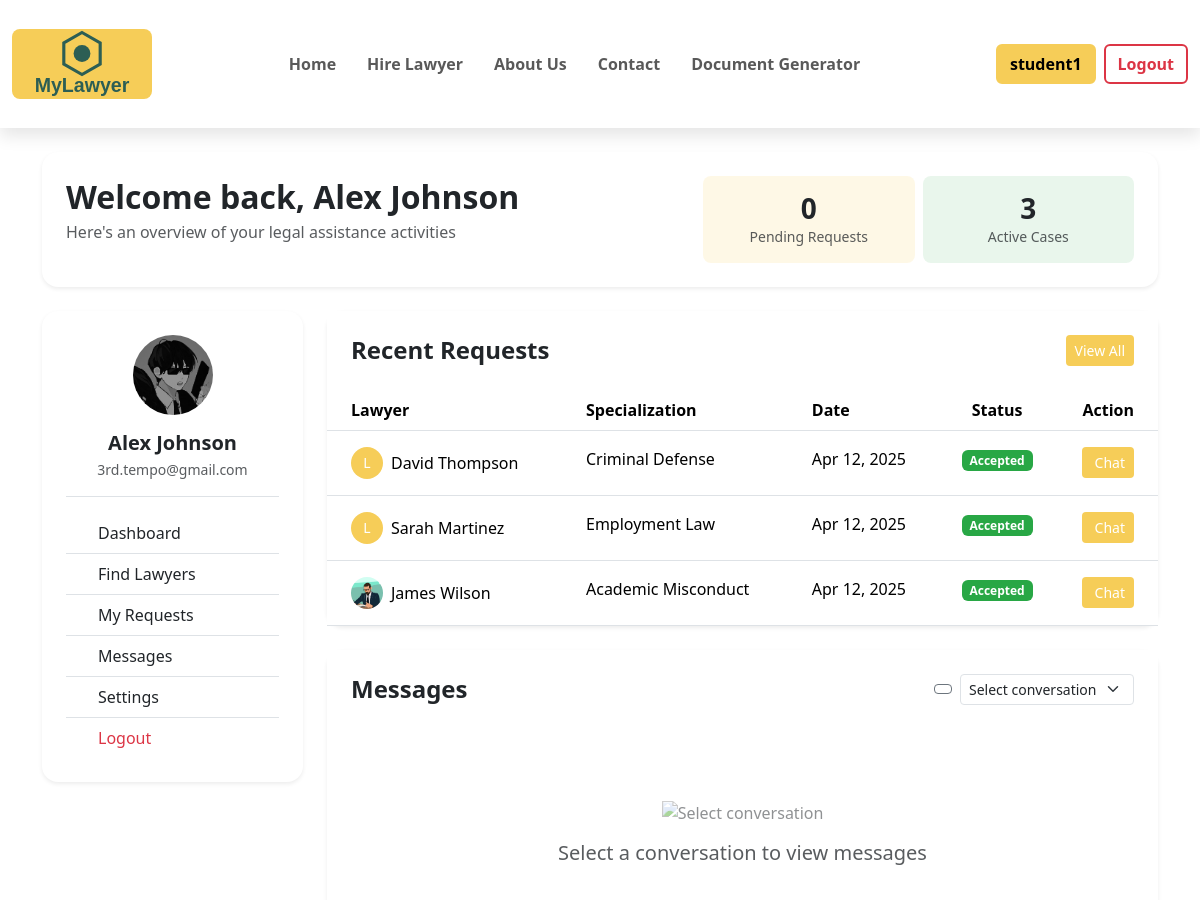
/dashboard/ (signed in, upper part), run on an earlier commit of the app's database.
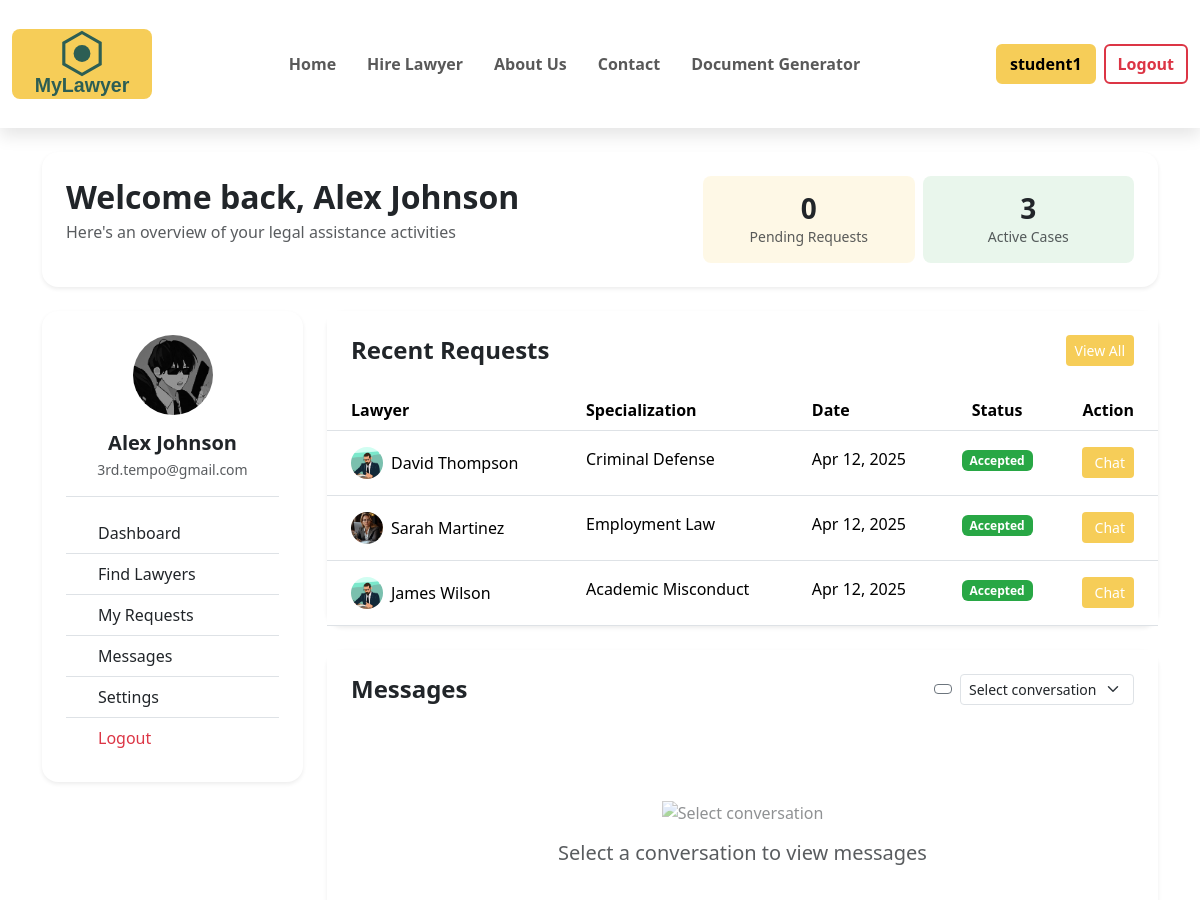
And on a later commit of the database.
### core/models.py (models this page shows, shortened)
class HireRequest(models.Model):
    student = models.ForeignKey(User, on_delete=models.CASCADE, related_name='hire_requests')
    lawyer = models.ForeignKey(LawyerProfile, on_delete=models.CASCADE)
    message = models.TextField()
    date_requested = models.DateTimeField(auto_now_add=True)
    status_choices = [('pending', 'Pending'), ('accepted', 'Accepted'), ('rejected', 'Rejected'),  ('completed', 'Completed')]
    status = models.CharField(max_length=10, choices=status_choices, default='pending')

class LawyerProfile(models.Model):
    user = models.OneToOneField(User, on_delete=models.CASCADE)
    profile_picture = models.ImageField(upload_to='profile_pics/', blank=True, null=True)
    specialization = models.CharField(max_length=100)
    experience_years = models.PositiveIntegerField()
    bio = models.TextField()
    available = models.BooleanField(default=True)

### core/views.py (the view)
# urls.py: path('dashboard/',views.dashboard,name="dashboard"),
@login_required
def dashboard(request):
    if request.user.is_staff:
            return redirect("admin_dashboard")
    try:
        lawyer_profile = request.user.lawyerprofile
        return redirect('lawyer_dashboard')
    except LawyerProfile.DoesNotExist:
        pass  # user is a student
    recent_requests = HireRequest.objects.filter(
        student=request.user
    ).order_by('-date_requested')[:5]
    pending_requests = HireRequest.objects.filter(
        student=request.user,
        status='pending'
    ).count()
    accepted_requests = HireRequest.objects.filter(
        student=request.user,
        status='accepted'
    ).count()
    accepted_lawyers = []
    lawyer_requests = HireRequest.objects.filter(
        student=request.user,
        status='accepted'
    ).select_related('lawyer', 'lawyer__user')
    for hire_request in lawyer_requests:
        messages_list = Message.objects.filter(
            Q(sender=request.user, recipient=hire_request.lawyer.user) |
            Q(sender=hire_request.lawyer.user, recipient=request.user)
        ).order_by('sent_at')
        unread_count = Message.objects.filter(
            sender=hire_request.lawyer.user,
            recipient=request.user,
            is_read=False
        ).count()
        lawyer_data = {
            'id': hire_request.lawyer.id,
            'user': hire_request.lawyer.user,
            'messages': messages_list,
            'unread_count': unread_count
        }
        accepted_lawyers.append(lawyer_data)
    unread_messages = sum(lawyer['unread_count'] for lawyer in accepted_lawyers)
    context = {
        'recent_requests': recent_requests,
        'pending_requests': pending_requests,
        'accepted_requests': accepted_requests,
        'accepted_lawyers': accepted_lawyers,
        'unread_messages': unread_messages
    }
    return render(request, 'dashboard.html', context)

### core/templates/dashboard.html (shortened to what the changed rows need)
{% extends 'base.html' %}
{% load static %}
{% block content %}
<div class="container mt-4 mb-5">
    <div class="card border-0 shadow-sm rounded-4 mb-4">
        <div class="card-body p-4">
            <div class="row align-items-center">
                <div class="col-md-7">
                    <h2 class="fw-bold mb-1">Welcome back, {{ user.get_full_name|default:user.username }}</h2>
                </div>
            </div>
        </div>
    </div>
    <div class="row">
        <div class="col-md-9">
            <div class="card border-0 shadow-sm rounded-4 mb-4">
                <div class="card-body p-0">
                    {% if recent_requests %}
                    <div class="table-responsive">
                        <table class="table table-hover mb-0">
                            <thead style="background-color: rgba(246, 205, 88, 0.1);">
                                <tr>
                                    <th scope="col" class="ps-4">Lawyer</th>
                                    <th scope="col">Specialization</th>
                                    <th scope="col">Date</th>
                                    <th scope="col" class="text-center">Status</th>
                                    <th scope="col" class="text-end pe-4">Action</th>
                                </tr>
                            </thead>
                            <tbody>
                                {% for request in recent_requests %}
                                <tr>
                                    <td class="ps-4 py-3">
                                        <div class="d-flex align-items-center">
                                            {% if request.lawyer.profile_picture %}
                                            <img src="{{ request.lawyer.profile_picture.url }}" class="rounded-circle me-2" width="32" height="32" style="object-fit: cover;">
                                            {% else %}
                                            <div class="rounded-circle me-2 d-flex align-items-center justify-content-center" style="width: 32px; height: 32px; background-color: #f6cd58; color: #fff;">
                                                <span class="small">{{ request.lawyer.user.username.0|upper }}</span>
                                            </div>
                                            {% endif %}
                                            <span>{{ request.lawyer.user.get_full_name|default:request.lawyer.user.username }}</span>
                                        </div>
                                    </td>
                                    <td class="py-3">{{ request.lawyer.specialization }}</td>
                                    <td class="py-3">{{ request.date_requested|date:"M d, Y" }}</td>
                                    <td class="text-center py-3">
                                        {% if request.status == 'pending' %}
                                        <span class="badge bg-warning text-dark">Pending</span>
                                        {% elif request.status == 'accepted' %}
                                        <span class="badge" style="background-color: #28a745;">Accepted</span>
                                        {% else %}
                                        <span class="badge bg-danger">Rejected</span>
                                        {% endif %}
                                    </td>
                                    <td class="text-end pe-4 py-3">
                                        {% if request.status == 'accepted' %}
                                        <a href="#messages-section" class="btn btn-sm chat-button" data-lawyer-id="{{ request.lawyer.id }}" style="background-color: #f6cd58; color: white;">
                                             Chat
                                        </a>
                                        {% elif request.status == 'pending' %}
                                        <button class="btn btn-sm btn-outline-secondary" disabled>Waiting</button>
                                        {% else %}
                                        <a href="{% url 'view_lawyers' %}" class="btn btn-sm btn-outline-primary">
                                            New Request
                                        </a>
                                        {% endif %}
                                    </td>
                                </tr>
                                {% endfor %}
                            </tbody>
                        </table>
                    </div>
                    {% endif %}
                </div>
            </div>
        </div>
    </div>
</div>
{% endblock %}

What changed in the data, as far as the page shows it:
changed through a linked row, HireRequest "David Thompson": lawyer.profile_picture: picture added; lawyer.user.username.0 "L" → (not shown)
changed through a linked row, HireRequest "Sarah Martinez": lawyer.profile_picture: picture added; lawyer.user.username.0 "L" → (not shown)
